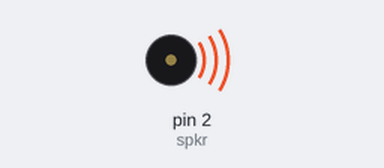
A sketch run on a simulated Arduino Uno, built with avr-gcc and run on an emulated ATmega328P. On the bench: buzzer (waves = sounding).

Above: at 0.2 s.
At 5.1 s:
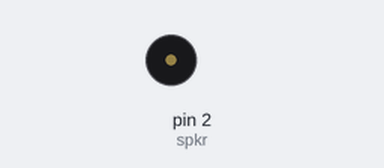
Timing chart, 0 to 8.4 s (numbered marks = the images above):
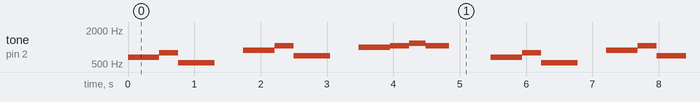

The sketch:

walls.ino
```cpp
#include"melody.h"
void setup() {


}
int spkr=2;
void loop() {
tone(spkr,e5,550);
delay(470);
tone(spkr,g5,450);
delay(290);
tone(spkr,c5,550);
delay(980);

tone(spkr,a5,550);
delay(470);
tone(spkr,c6,450);
delay(290);
tone(spkr,f5,550);

delay(980);

tone(spkr,b5,550);
delay(470);
tone(spkr,c6,450);
delay(290);
tone(spkr,d6,550);
delay(250);
tone(spkr,c6,350);

delay(980);

tone(spkr,e5,550);
delay(470);
tone(spkr,g5,450);
delay(290);
tone(spkr,c5,550);
delay(980);

tone(spkr,a5,550);
delay(470);
tone(spkr,c6,450);
delay(290);
tone(spkr,f5,550);

delay(470);

tone(spkr,a5,450);
delay(250);
tone(spkr,b5,450);
delay(250);
tone(spkr,g5,450);
delay(250);
tone(spkr,a5,450);
delay(250);
tone(spkr,b5,450);
delay(250);
tone(spkr,d6,450);
delay(250);
tone(spkr,c6,450);
delay(3000);

}
```

melody.h
```cpp
#define c3 130
#define cs3 180
#define d3  146
#define ds3 155
#define e3 164
#define f3 174
#define fs3 185
#define g3 196
#define gs3 207
#define a3 220
#define as3 233
#define b3 246

#define c4 261
#define cs4 277
#define d4  293
#define ds4 311
#define e4 329
#define f4 349
#define fs4 369
#define g4 392
#define gs4 415
#define a4 440
#define as4 466
#define b4 493

#define c5 523.25
#define cs5 554
#define d5  587
#define ds5 622
#define e5 659
#define f5 698
#define fs5 739
#define g5  783
#define gs5 830
#define a5 880
#define as5 932
#define b5 987

#define c6 1046
#define cs6 1108
#define d6  1174
#define ds6 1244
#define e6 1318
#define f6 1396
#define fs6 1479
#define g6  1567
#define gs6 1661
#define a6 1760
#define as6 1864
#define b6 1975

#define c7 2093
#define cs7 2217
#define d7  2349
#define ds7 2489
#define e7 2637
#define f7 2793
#define fs7 2959
#define g7  3135
#define gs7 3322
#define a7 3520
#define as7 3729
#define b7 3951
```

Measured:
- by itself, tone on pin 2 (spkr): plays 659 Hz for 0.47 s, 783 Hz for 0.29 s, 523 Hz for 0.55 s, 880 Hz for 0.47 s, 1046 Hz for 0.29 s, 698 Hz for 0.55 s … (232 notes in this stretch)
